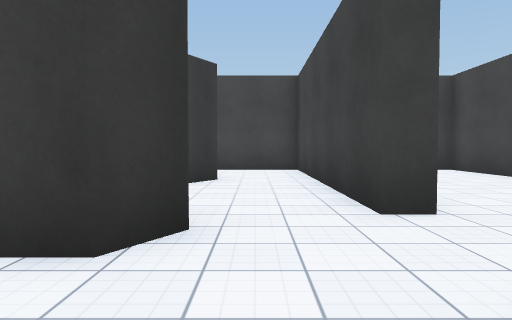
View 1 (above)

24 first-person views from a walk through a Unity game level. The camera is 1.2 m above the floor, tilts 2° down and sees 70° across. The floor is counted in squares, 2 m on a side. Each view is taken from the middle of a square. On the plan, view 1 faces up. The plan holds only what a view shows up to about 10 squares ahead; the rest is blank. Surface patterns are stand-ins for the level's own textures.

View 2
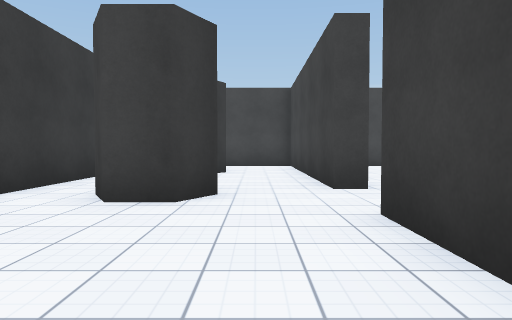

View 3
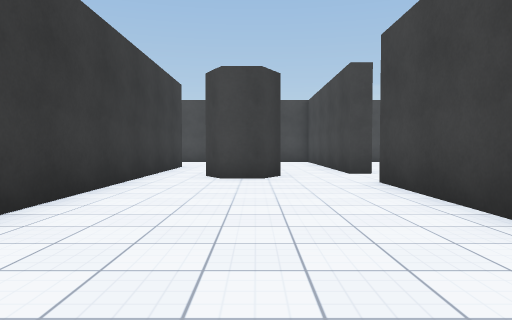

View 4
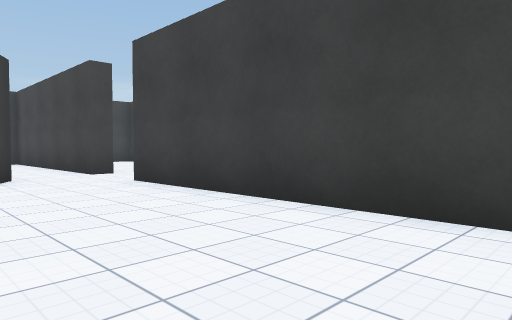

View 5
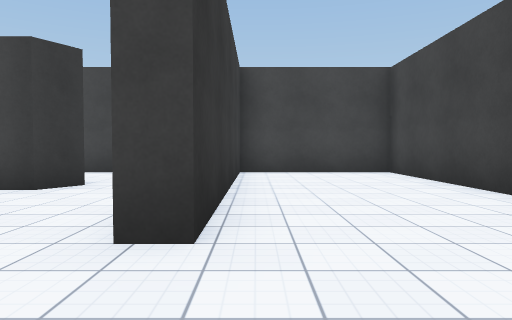

View 6
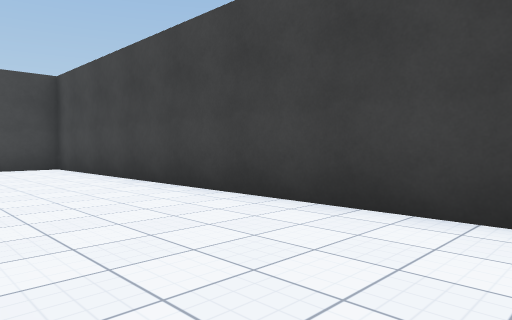

View 7
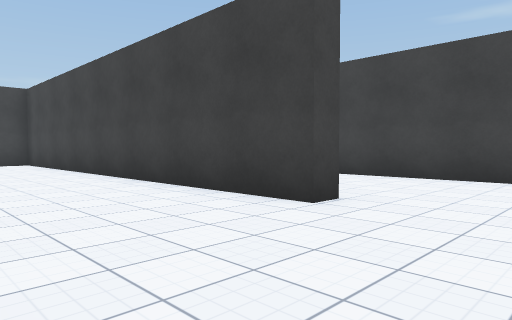

View 8
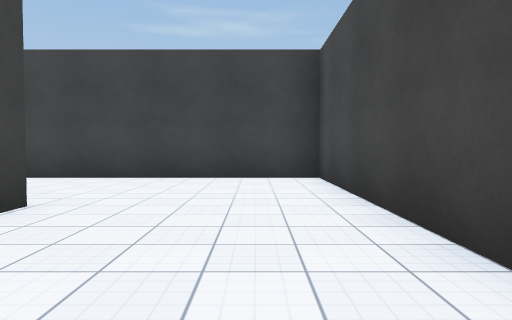

View 9
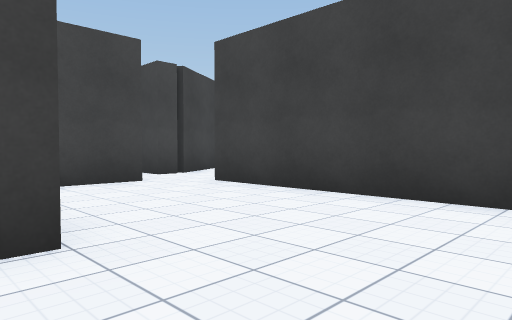

View 10
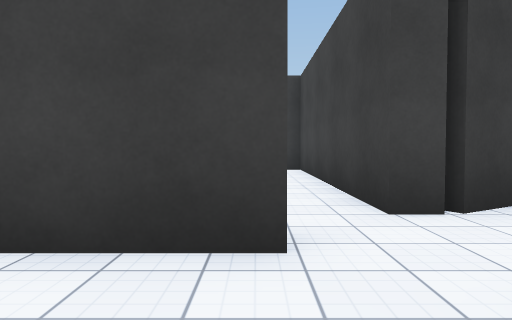

View 11
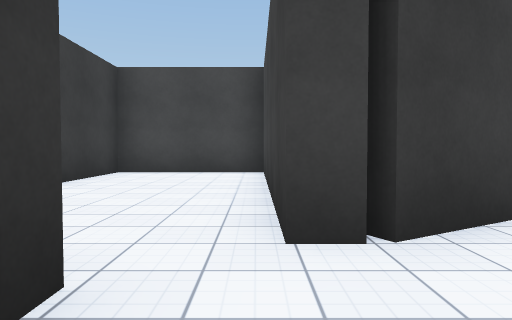

View 12
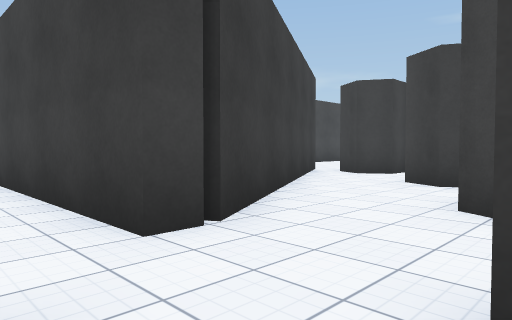

View 13
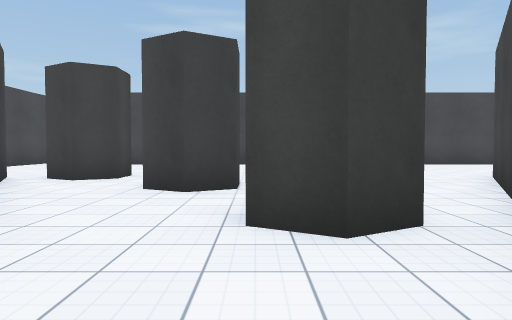

View 14
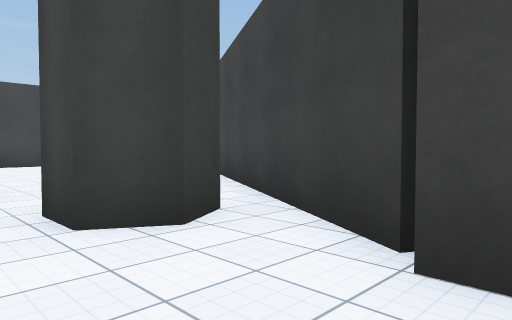

View 15
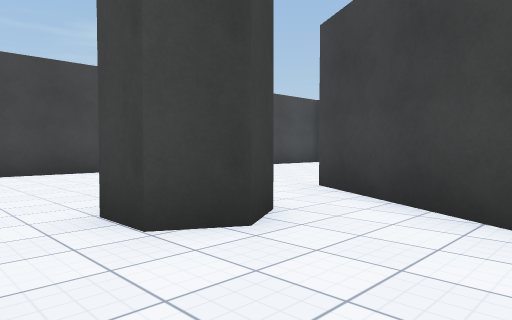

View 16
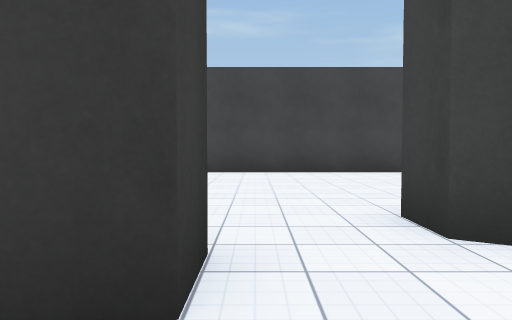

View 17
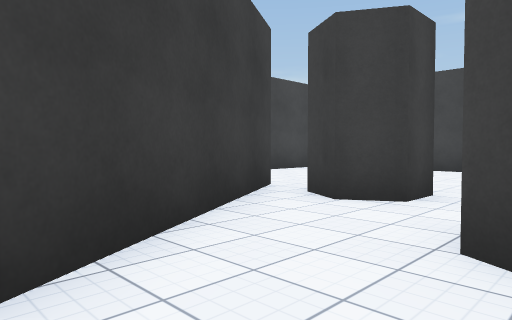

View 18
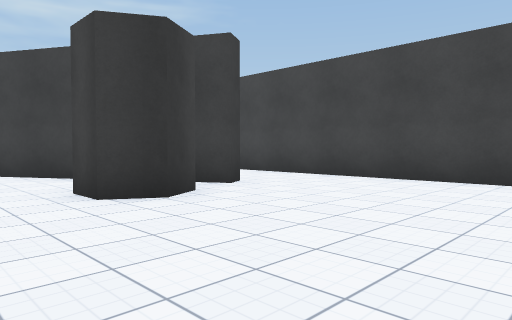

View 19
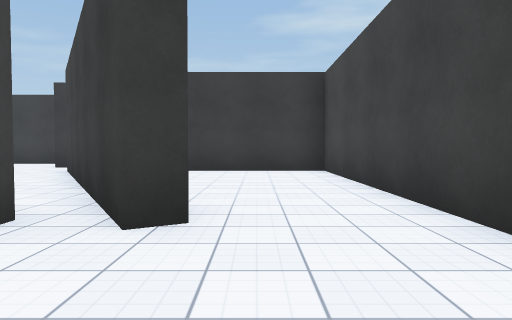

View 20
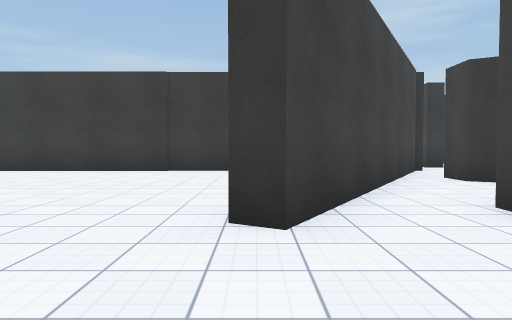

View 21
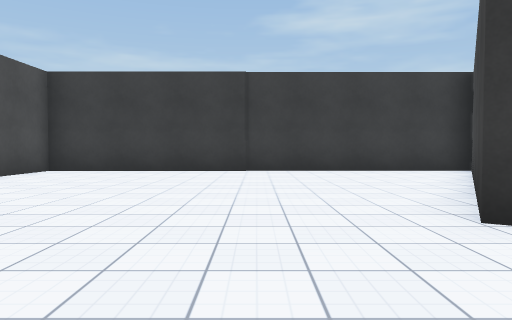

View 22
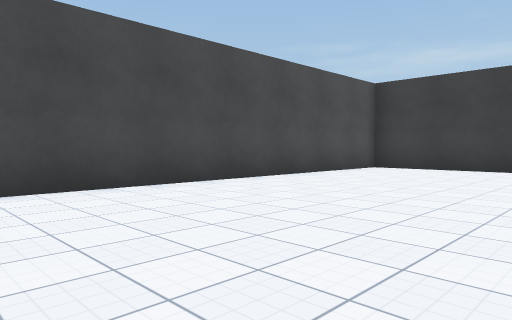

View 23
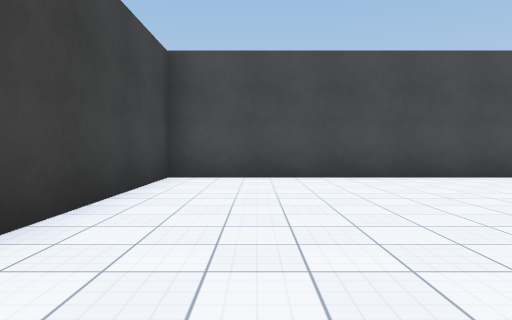

View 24
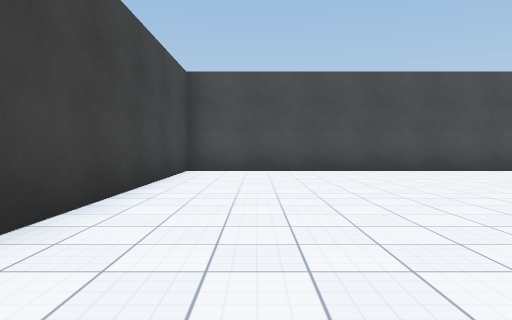

### Floor plan
Points are (right, up) in squares from view 1. A wall is a line through its corners. A room is listed if a view was taken in it or the views show most of it. See-through windows are left out.
Room 1 (views 1, 2, 3, 4)
walls: (-0.4, 2.7) (-0.8, 2) (-1.7, 2) (-2.1, 2.7); (1.1, -4.5) (1.1, 1.2); (-3.3, 3) (-3.3, -1.9); (1.6, 3.2) (1.1, 3.2)
ways out: opening at (1, 2.5) to room 2; opening at (0, 3) to room 7
Room 2 (views 5, 6, 7, 8, 9, 10, 11, 12)
walls: (5.8, -1.7) (5.2, -1.7) (5.2, 9.8) (1.6, 9.8); (8.2, 2) (6.5, 2); (3.8, -5.3) (9.2, -5.3) (9.2, 1.2); (1.6, 9.5) (1.6, 3.2)
ways out: opening at (1, 2.5) to room 1; opening at (9, 1) to room 3
Room 3 (views 13, 14)
walls: (11.1, 3.9) (9.8, 3.2) (9.2, 3.2) (9.2, 9.8) (5.7, 9.8) (5.7, 7.1); (8.2, 2.6) (8.2, 2); (9.2, 1.2) (9.8, 1.2); (9.9, 1) (11.4, 0.1); (11.8, 0.7) (11.4, 1.4) (11.8, 2.1)
ways out: opening at (9, 1) to room 2; opening at (12, 3) to room 4
Room 4 (views 15, 16, 17)
walls: (12.8, 1.2) (12.6, 0.7) (11.8, 0.7); (11.8, 2.1) (12.6, 2.1); (14.3, 2.3) (13.9, 2.9) (14.3, 3.6); (11.4, 0.1) (14.3, -1.6); (15.4, -0.7) (15, 0.1); (16, 4.7) (15.6, 5.3); (16.4, 7) (11.1, 3.9)
ways out: opening at (12, 3) to room 3; opening at (15, -1) to room 5; opening at (15, 1.5) to room 5; opening at (16, 4) to room 5
Room 5 (views 18, 19, 20, 21, 22, 23, 24)
walls: (14.3, -1.6) (16.4, -2.8) (16.1, -3.2) (9.7, 0.5) (9.7, -10.2) (21.7, -10.2) (21.7, -3.4); (15, 0.1) (15.4, 0.7) (16.2, 0.7); (15.1, 2.3) (14.3, 2.3); (21.7, -1.5) (21.7, 3.2); (16.9, 6.1) (17.3, 5.5) (16.8, 4.7) (16, 4.7); (21.7, 5.6) (21.7, 6.4); (16.1, 7.5) (16.4, 7); (19.9, 9.8) (15.4, 9.8)
ways out: opening at (15, -1) to room 4; opening at (15, 1.5) to room 4; opening at (16, 4) to room 4; opening at (16, 8.5) to room 6
Room 6 (no view inside)
walls: (15.4, 9.8) (9.7, 9.8) (9.7, 6.2); (15.6, 5.3) (16, 6.1)
ways out: opening at (16, 8.5) to room 5
Room 7 (no view inside)
walls: (-0.7, 6.9) (-1.1, 6.1) (-1.6, 6.1); (-3.3, 5.5) (-3.3, 3); (1.1, 3.2) (1.1, 7.6)
ways out: opening at (0, 3) to room 1; opening at (0, 7)

Where each view was taken, in squares from view 1:
view 1: 0 up, 0 right, facing up
view 2: 2 down, 0 right, facing up
view 3: 5 down, 1 left, facing up
view 4: 5 down, 2 left, facing up-right
view 5: 1 up, 2 right, facing up
view 6: 1 down, 2 right, facing up-right
view 7: 4 down, 2 right, facing up-right
view 8: 4 down, 2 right, facing right
view 9: 4 down, 5 right, facing up-right
view 10: 0 up, 8 right, facing up
view 11: 1 up, 9 right, facing up
view 12: 1 up, 8 right, facing up-right
view 13: 2 up, 9 right, facing right
view 14: 3 up, 9 right, facing down-right
view 15: 2 up, 13 right, facing down-right
view 16: 2 up, 13 right, facing right
view 17: 3 up, 12 right, facing up-right
view 18: 3 up, 21 right, facing up-left
view 19: 8 up, 19 right, facing left
view 20: 3 down, 19 right, facing left
view 21: 5 down, 19 right, facing left
view 22: 5 down, 20 right, facing down-left
view 23: 3 down, 20 right, facing down
view 24: 1 down, 20 right, facing down
